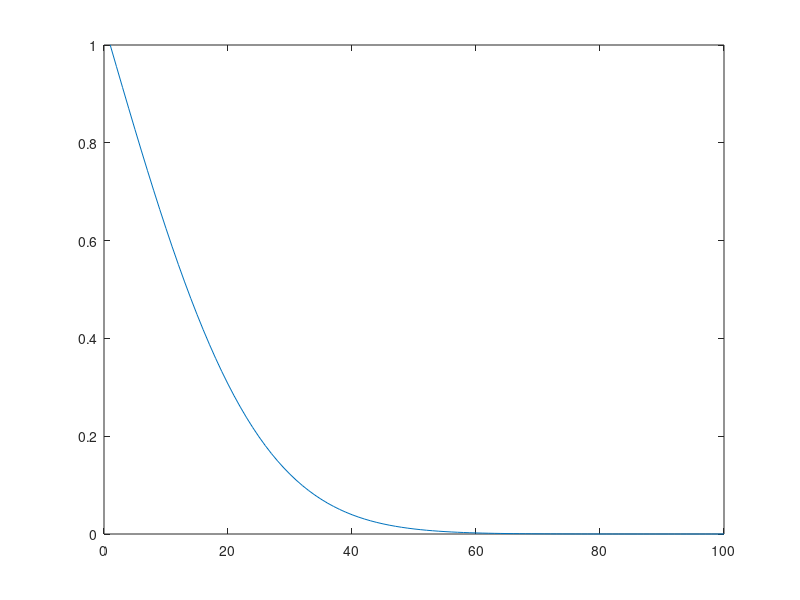

The MATLAB source for this figure:
% This program plots an animated version of the diffusion profile for specified bpundary
% conditions. Use a combination of `hold on` and `plot` within the loop to see stepwise
% evolution of the profile. 

clear all;

%Parameters
N=100;
dx=0.5;
dt=0.1;
D=1;

% Setup the system
x=1:N;
alpha=D*dt/((dx)^2);

%Declarations
conc=zeros(1, N);

%Boundary Conditions
conc(1)=1;
conc(N)=0;

%Plot initial profile
plot(x, conc, 'b'), xlabel('Distance'), ylabel('Composition');
title('1D Diffusion Profile');
%hold on

%Evolve
for k=1:50
    for j=1:5
        for i=2:N-1
            conc(i)=conc(i)*(1-2*alpha) + alpha*(conc(i-1)+conc(i+1));
        end
    end
    plot (x, conc);
    %hold on
    drawnow % creates an animation by refreshing plot data
end